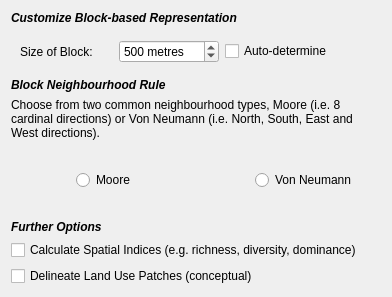
                  <widget class="QWidget" name="page">
                   <layout class="QVBoxLayout" name="verticalLayout_9">
                    <item>
                     <widget class="QLabel" name="blockrep_title">
                      <property name="text">
                       <string>&lt;html&gt;&lt;head/&gt;&lt;body&gt;&lt;p&gt;&lt;span style=&quot; font-weight:600; font-style:italic;&quot;&gt;Customize Block-based Representation&lt;/span&gt;&lt;/p&gt;&lt;/body&gt;&lt;/html&gt;</string>
                      </property>
                     </widget>
                    </item>
                    <item>
                     <widget class="QWidget" name="resolution_widget" native="true">
                      <layout class="QHBoxLayout" name="horizontalLayout_11">
                       <item>
                        <widget class="QLabel" name="resolution_lbl_2">
                         <property name="whatsThis">
                          <string>Width of the square cell in the city grid in metres</string>
                         </property>
                         <property name="text">
                          <string>Size of Block:</string>
                         </property>
                        </widget>
                       </item>
                       <item>
                        <spacer name="horizontalSpacer_8">
                         <property name="orientation">
                          <enum>Qt::Horizontal</enum>
                         </property>
                         <property name="sizeType">
                          <enum>QSizePolicy::Fixed</enum>
                         </property>
                         <property name="sizeHint" stdset="0">
                          <size>
                           <width>20</width>
                           <height>20</height>
                          </size>
                         </property>
                        </spacer>
                       </item>
                       <item>
                        <widget class="QSpinBox" name="resolution_spin">
                         <property name="minimumSize">
                          <size>
                           <width>100</width>
                           <height>0</height>
                          </size>
                         </property>
                         <property name="toolTip">
                          <string>&lt;!DOCTYPE HTML PUBLIC &quot;-//W3C//DTD HTML 4.0//EN&quot; &quot;http://www.w3.org/TR/REC-html40/strict.dtd&quot;&gt;
&lt;html&gt;&lt;head&gt;&lt;meta name=&quot;qrichtext&quot; content=&quot;1&quot; /&gt;&lt;style type=&quot;text/css&quot;&gt;
p, li { white-space: pre-wrap; }
&lt;/style&gt;&lt;/head&gt;&lt;body style=&quot; font-family:'MS Shell Dlg 2'; font-size:8.25pt; font-weight:400; font-style:normal;&quot;&gt;
&lt;p style=&quot; margin-top:0px; margin-bottom:0px; margin-left:0px; margin-right:0px; -qt-block-indent:0; text-indent:0px;&quot;&gt;&lt;span style=&quot; font-size:8pt;&quot;&gt;Width of the square cell in the city grid in metres&lt;/span&gt;&lt;/p&gt;&lt;/body&gt;&lt;/html&gt;</string>
                         </property>
                         <property name="suffix">
                          <string> metres</string>
                         </property>
                         <property name="minimum">
                          <number>200</number>
                         </property>
                         <property name="maximum">
                          <number>5000</number>
                         </property>
                         <property name="singleStep">
                          <number>50</number>
                         </property>
                         <property name="value">
                          <number>500</number>
                         </property>
                        </widget>
                       </item>
                       <item>
                        <widget class="QCheckBox" name="resolution_auto">
                         <property name="toolTip">
                          <string>An automatic algorithm that determines a suitable block size based on the map for computational efficiency.</string>
                         </property>
                         <property name="text">
                          <string>Auto-determine</string>
                         </property>
                        </widget>
                       </item>
                       <item>
                        <spacer name="horizontalSpacer_14">
                         <property name="orientation">
                          <enum>Qt::Horizontal</enum>
                         </property>
                         <property name="sizeHint" stdset="0">
                          <size>
                           <width>40</width>
                           <height>20</height>
                          </size>
                         </property>
                        </spacer>
                       </item>
                      </layout>
                     </widget>
                    </item>
                    <item>
                     <widget class="QLabel" name="neighbourhood_title">
                      <property name="text">
                       <string>&lt;html&gt;&lt;head/&gt;&lt;body&gt;&lt;p&gt;&lt;span style=&quot; font-weight:600; font-style:italic;&quot;&gt;Block Neighbourhood Rule&lt;/span&gt;&lt;/p&gt;&lt;/body&gt;&lt;/html&gt;</string>
                      </property>
                     </widget>
                    </item>
                    <item>
                     <widget class="QLabel" name="neighbourhood_lbl">
                      <property name="text">
                       <string>&lt;html&gt;&lt;head/&gt;&lt;body&gt;&lt;p&gt;Choose from two common neighbourhood types, Moore (i.e. 8 cardinal directions) or Von Neumann (i.e. North, South, East and West directions).&lt;/p&gt;&lt;/body&gt;&lt;/html&gt;</string>
                      </property>
                      <property name="wordWrap">
                       <bool>true</bool>
                      </property>
                     </widget>
                    </item>
                    <item>
                     <widget class="QWidget" name="blocknhd_widget" native="true">
                      <layout class="QHBoxLayout" name="horizontalLayout_9">
                       <item>
                        <widget class="QLabel" name="img_moore">
                         <property name="minimumSize">
                          <size>
                           <width>50</width>
                           <height>50</height>
                          </size>
                         </property>
                         <property name="maximumSize">
                          <size>
                           <width>50</width>
                           <height>50</height>
                          </size>
                         </property>
                         <property name="text">
                          <string/>
                         </property>
                         <property name="pixmap">
                          <pixmap resource="../graphics/ubeats.qrc">:/images/images/md_spatial_moore.png</pixmap>
                         </property>
                        </widget>
                       </item>
                       <item>
                        <widget class="QRadioButton" name="radio_moore">
                         <property name="enabled">
                          <bool>true</bool>
                         </property>
                         <property name="toolTip">
                          <string>&lt;!DOCTYPE HTML PUBLIC &quot;-//W3C//DTD HTML 4.0//EN&quot; &quot;http://www.w3.org/TR/REC-html40/strict.dtd&quot;&gt;
&lt;html&gt;&lt;head&gt;&lt;meta name=&quot;qrichtext&quot; content=&quot;1&quot; /&gt;&lt;style type=&quot;text/css&quot;&gt;
p, li { white-space: pre-wrap; }
&lt;/style&gt;&lt;/head&gt;&lt;body style=&quot; font-family:'MS Shell Dlg 2'; font-size:8.25pt; font-weight:400; font-style:normal;&quot;&gt;
&lt;p style=&quot; margin-top:0px; margin-bottom:0px; margin-left:0px; margin-right:0px; -qt-block-indent:0; text-indent:0px;&quot;&gt;&lt;span style=&quot; font-size:8pt;&quot;&gt;Moore, all eight neighbours around the central block.&lt;/span&gt;&lt;/p&gt;&lt;/body&gt;&lt;/html&gt;</string>
                         </property>
                         <property name="whatsThis">
                          <string/>
                         </property>
                         <property name="text">
                          <string>Moore</string>
                         </property>
                         <property name="checkable">
                          <bool>true</bool>
                         </property>
                        </widget>
                       </item>
                       <item>
                        <widget class="QLabel" name="img_vonNeu">
                         <property name="minimumSize">
                          <size>
                           <width>50</width>
                           <height>50</height>
                          </size>
                         </property>
                         <property name="maximumSize">
                          <size>
                           <width>50</width>
                           <height>50</height>
                          </size>
                         </property>
                         <property name="text">
                          <string/>
                         </property>
                         <property name="pixmap">
                          <pixmap resource="../graphics/ubeats.qrc">:/images/images/md_spatial_vNeumann.png</pixmap>
                         </property>
                        </widget>
                       </item>
                       <item>
                        <widget class="QRadioButton" name="radio_vonNeu">
                         <property name="toolTip">
                          <string>&lt;!DOCTYPE HTML PUBLIC &quot;-//W3C//DTD HTML 4.0//EN&quot; &quot;http://www.w3.org/TR/REC-html40/strict.dtd&quot;&gt;
&lt;html&gt;&lt;head&gt;&lt;meta name=&quot;qrichtext&quot; content=&quot;1&quot; /&gt;&lt;style type=&quot;text/css&quot;&gt;
p, li { white-space: pre-wrap; }
&lt;/style&gt;&lt;/head&gt;&lt;body style=&quot; font-family:'MS Shell Dlg 2'; font-size:8.25pt; font-weight:400; font-style:normal;&quot;&gt;
&lt;p style=&quot; margin-top:0px; margin-bottom:0px; margin-left:0px; margin-right:0px; -qt-block-indent:0; text-indent:0px;&quot;&gt;&lt;span style=&quot; font-size:8pt;&quot;&gt;Von Neumann, four cardinal directions on either side of the central block.&lt;/span&gt;&lt;/p&gt;&lt;/body&gt;&lt;/html&gt;</string>
                         </property>
                         <property name="whatsThis">
                          <string/>
                         </property>
                         <property name="text">
                          <string>Von Neumann</string>
                         </property>
                         <property name="checked">
                          <bool>false</bool>
                         </property>
                        </widget>
                       </item>
                      </layout>
                     </widget>
                    </item>
                    <item>
                     <widget class="QLabel" name="geooptions_lbl">
                      <property name="text">
                       <string>&lt;html&gt;&lt;head/&gt;&lt;body&gt;&lt;p&gt;&lt;span style=&quot; font-weight:600; font-style:italic;&quot;&gt;Further Options&lt;/span&gt;&lt;/p&gt;&lt;/body&gt;&lt;/html&gt;</string>
                      </property>
                     </widget>
                    </item>
                    <item>
                     <widget class="QCheckBox" name="spatialindices_check">
                      <property name="toolTip">
                       <string>An automatic algorithm that determines a suitable block size based on the map for computational efficiency.</string>
                      </property>
                      <property name="text">
                       <string>Calculate Spatial Indices (e.g. richness, diversity, dominance)</string>
                      </property>
                     </widget>
                    </item>
                    <item>
                     <widget class="QCheckBox" name="patchdelin_check">
                      <property name="toolTip">
                       <string>An automatic algorithm that determines a suitable block size based on the map for computational efficiency.</string>
                      </property>
                      <property name="text">
                       <string>Delineate Land Use Patches (conceptual)</string>
                      </property>
                     </widget>
                    </item>
                   </layout>
                  </widget>
